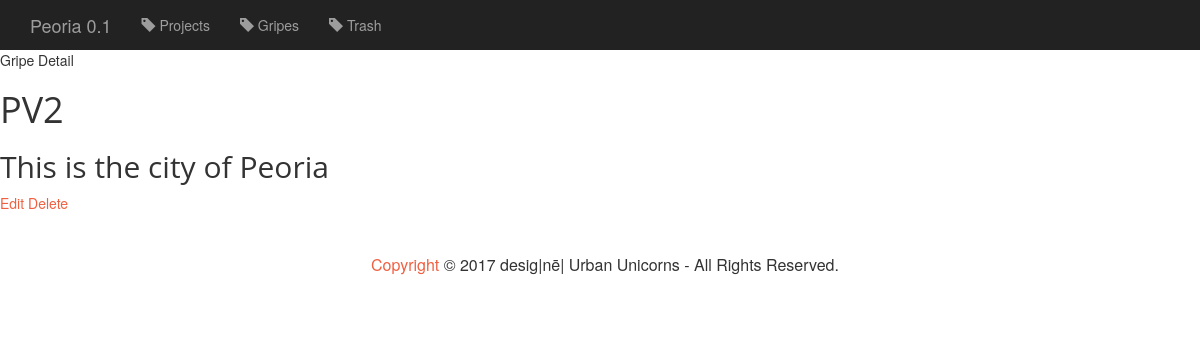
Before: /peoria/project/2/ with the older database file.
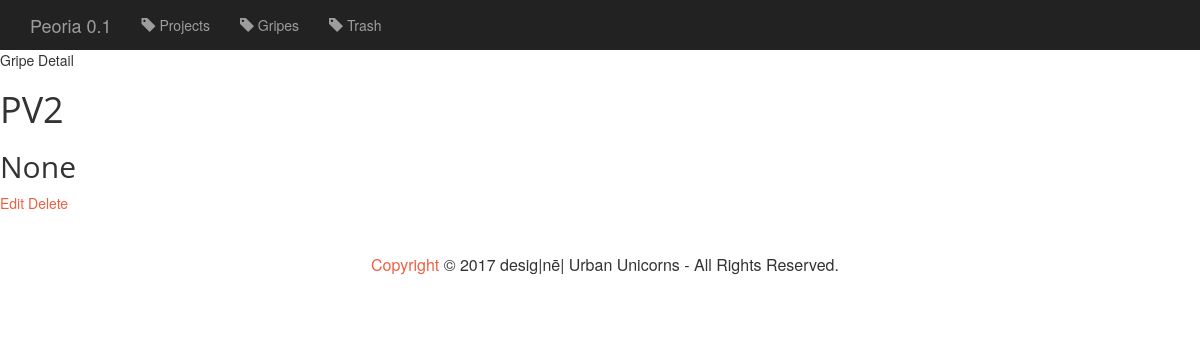
After: the same page with the newer database file.
### peoria/models.py (models this page shows, shortened)
class Project(models.Model):
    latitude = models.DecimalField(max_digits=10, decimal_places=6, default=40.703545)
    longitude = models.DecimalField(max_digits=10, decimal_places=6, default=-89.579086)
    PAVEMENT = 'PV'
    BIKE = 'BK'
    TRASHCANS = 'TC'
    RAMPS = 'RA'
    SIDEWALKS = 'SW'
    TYPE_CHOICES = (
        (PAVEMENT, 'Pavement'),
        (BIKE, 'Bike'),
        (TRASHCANS, 'Trashcans'),
        (RAMPS, 'Ramps'),
        (SIDEWALKS, 'Sidewalks'),
    )
    type = models.CharField(max_length=100, choices=TYPE_CHOICES)
    filename = models.CharField(max_length=100, blank=True, null=True)
    description = models.TextField(blank=True, null=True)
    def __str__(self):
        return self.type + str(self.pk)

### peoria/views.py (the view)
# urls.py: url(r'^project/(?P<pk>[0-9]+)/$', views.ProjectDetail.as_view(), name='project-detail'),
class ProjectDetail(generic.DetailView):
    model = Project
    template_name = 'peoria/project-detail.html'

### peoria/templates/peoria/project-detail.html
{% extends 'peoria/base.html' %}
{%  block body %}
Gripe Detail
    <h1>{{ object }}</h1>
    <h2>{{ object.description }}</h2>
    <a href = "{%  url 'peoria:project-update' object.id %}">Edit</a>
    <a href = "{%  url 'peoria:project-delete' object.id %}">Delete</a>
{% endblock %}

Changed rows visible on the page:
changed Project "PV2": description "This is the city of Peoria" → "None"
